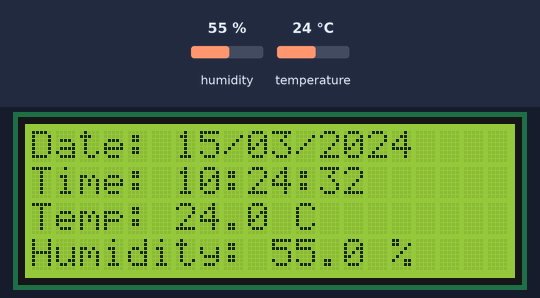
Recording of a sketch running on a simulated Arduino Uno, built with avr-gcc and run on an emulated ATmega328P. Shown: 20×4 character LCD. Inputs (shaded band) come from the test bench; at power-on: humidity 55 %, temperature 24 °C. The local clock reads 2024-03-15 10:24:30 at power-on unless the sketch sets it; what the sketch prints to the serial monitor is not drawn.

Above: at 2.2 s.
2.3 s: humidity set to 22 %
At 6.5 s:
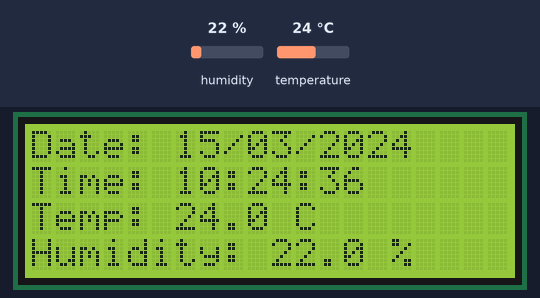
6.7 s: temperature set to 12 °C
At 11.0 s:
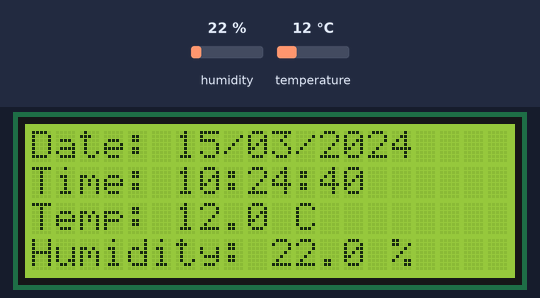
12.2 s: humidity set to 40 %
At 14.5 s:
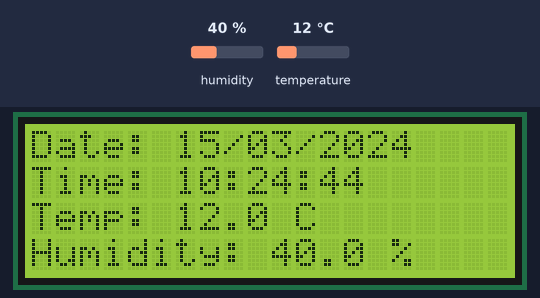
14.7 s: temperature set to 19 °C
At 18.8 s:
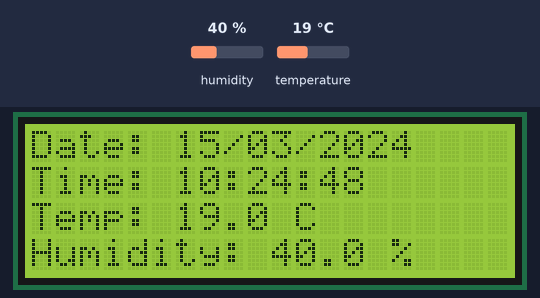
Timing chart, 0 to 19.7 s (numbered marks = the images above; inputs shaded):
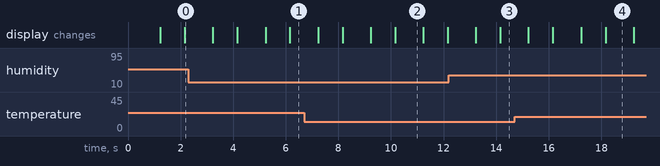

Measured:
- what the display in image 2 shows lasts 1.0 s, from 10.2 s to 11.2 s

The sketch:

sketch_nov21b.ino
```cpp
#include <Wire.h>
#include <RTClib.h>
#include <DHT.h>
#include <hd44780.h>
#include <hd44780ioClass/hd44780_I2Cexp.h>

#define DHTPIN 2
#define DHTTYPE DHT22

RTC_DS3231 rtc;
DHT dht(DHTPIN, DHTTYPE);
hd44780_I2Cexp lcd;

unsigned long lastClockUpdate = 0;
unsigned long lastSensorUpdate = 0;

bool firstClockUpdate = true;
bool firstSensorUpdate = true;

void clearLine(byte row) {
  lcd.setCursor(0, row);
  lcd.print(F("                    "));
  lcd.setCursor(0, row);
}

void printTwoDigits(int number) {
  if (number < 10) {
    lcd.print('0');
  }
  lcd.print(number);
}

void setup() {
  Serial.begin(9600);
  Wire.begin();

  // Initialize 20x4 LCD
  int status = lcd.begin(20, 4);

  if (status != 0) {
    Serial.print(F("LCD error: "));
    Serial.println(status);
    while (true) {
      delay(1000);
    }
  }

  lcd.backlight();
  lcd.print(F("Weather Clock"));
  lcd.setCursor(0, 1);
  lcd.print(F("Starting..."));

  // Initialize DS3231
  if (!rtc.begin()) {
    Serial.println(F("RTC not detected!"));
    lcd.clear();
    lcd.print(F("RTC not detected!"));
    while (true) {
      delay(1000);
    }
  }

  // Do not reset your previously set RTC time
  if (rtc.lostPower()) {
    Serial.println(F("Warning: Check RTC time"));
  }

  // Initialize DHT22
  dht.begin();

  delay(1000);
  lcd.clear();

  Serial.println(F("Weather Clock Ready!"));
}


void loop() {

  // Set RTC date and time through Serial Monitor
  if (Serial.available()) {
    String input = Serial.readStringUntil('\n');
    input.trim();

    int day, month, year, hour, minute, second;

    if (sscanf(input.c_str(), "%d/%d/%d %d:%d:%d",
               &day, &month, &year,
               &hour, &minute, &second) == 6) {

      DateTime newTime(year, month, day,
                       hour, minute, second);

      if (newTime.isValid()) {
        rtc.adjust(newTime);
        Serial.println("RTC time updated!");
      } else {
        Serial.println("Invalid date or time!");
      }
    }
  }

  unsigned long currentMillis = millis();


  // Update date and time every second
  if (firstClockUpdate ||
      currentMillis - lastClockUpdate >= 1000) {

    firstClockUpdate = false;
    lastClockUpdate = currentMillis;

    DateTime now = rtc.now();

    clearLine(0);
    lcd.print(F("Date: "));
    printTwoDigits(now.day());
    lcd.print('/');
    printTwoDigits(now.month());
    lcd.print('/');
    lcd.print(now.year());

    clearLine(1);
    lcd.print(F("Time: "));
    printTwoDigits(now.hour());
    lcd.print(':');
    printTwoDigits(now.minute());
    lcd.print(':');
    printTwoDigits(now.second());
  }

  // Update temperature and humidity every 2 seconds
  if (firstSensorUpdate ||
      currentMillis - lastSensorUpdate >= 2000) {

    firstSensorUpdate = false;
    lastSensorUpdate = currentMillis;

    float temperature = dht.readTemperature();
    float humidity = dht.readHumidity();

    if (isnan(temperature) || isnan(humidity)) {
      clearLine(2);
      lcd.print(F("DHT22 read error"));

      clearLine(3);
      lcd.print(F("Check sensor wiring"));

      Serial.println(F("DHT22 read failed!"));
    }
    else {
      clearLine(2);
      lcd.print(F("Temp: "));
      lcd.print(temperature, 1);
      lcd.print(F(" C"));

      clearLine(3);
      lcd.print(F("Humidity: "));
      lcd.print(humidity, 1);
      lcd.print(F(" %"));

      Serial.print(F("Temperature: "));
      Serial.print(temperature, 1);
      Serial.print(F(" C | Humidity: "));
      Serial.print(humidity, 1);
      Serial.println(F(" %"));
    }
  }
}
```
